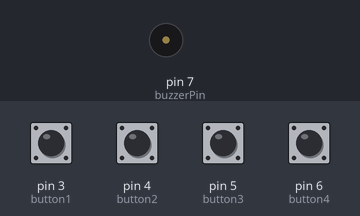
A sketch run on a simulated Arduino Uno, built with avr-gcc and run on an emulated ATmega328P. Parts: buzzer (waves = sounding). The inputs (shaded band) are chosen by the test bench; at power-on: pin 3 (button1), pin 4 (button2), pin 5 (button3), pin 6 (button4) HIGH.

Above: at 1.2 s.
1.3 s: pin 3 (button1) pulled LOW for 0.15 s
At 1.37 s:
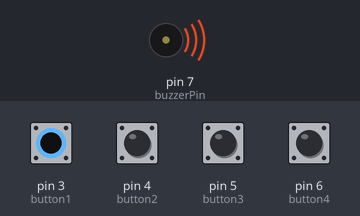
Timing chart, 0 to 4.3 s (numbered marks = the images above; inputs shaded):
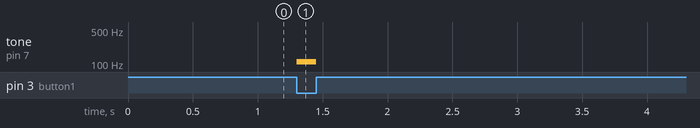

The sketch:

TinkercadProgramme6.1.ino
```cpp
#define button1 3 // Il y a 4 boutons, le premier est nommé "button1" puis connecté à la broche n°3
#define button2 4
#define button3 5
#define button4 6
int buttonNumber = 0; // Variable contenant le numéro du bouton pressé, 0 signifiant qu'aucun bouton n'est actionné
#define buzzerPin 7 // Le buzzer est connecté à la broche n°8

void setup() {
  pinMode(button1, INPUT_PULLUP); // Déclaration des broches associées aux boutons en tant qu'entré. Utilisation d'une résistance de tirage interne
  pinMode(button2, INPUT_PULLUP);
  pinMode(button3, INPUT_PULLUP);
  pinMode(button4, INPUT_PULLUP);
  pinMode(buzzerPin, OUTPUT); // La broche utilisé par le buzzer est configuré en tant que sortie
}

int button() {
  if (digitalRead(button1) == LOW) { // Si le premier bouton est à l'état bas c'est qu'il est pressé
    buttonNumber = 1; // Stocker le numéro du bouton pressé dans cette variable
  }
  else if (digitalRead(button2) == LOW) {
    buttonNumber = 2;
  }
  else if (digitalRead(button3) == LOW) {
    buttonNumber = 3;
  }
  else if (digitalRead(button4) == LOW) {
    buttonNumber = 4;
  }
  else { // Revient à dire "Si ni le bouton n°1, ni le n°2, ni le n°3, ni le n°4 n'est pressé c'est que qu'aucun bouton n'est pressé"
    buttonNumber = 0;
  }
  return (buttonNumber); // Lorsque la procédure est executé elle retournera le numéro du bouton pressé contenu dans la variable "buttonNumber"
}

void buzzer() {
  switch (buttonNumber) { // On s'intéresse à la valeur stocké dans la variable buttonNumber
    case 1: // Si elle vaut 1 c'est que le premier bouton est pressé
      tone(buzzerPin, 110); // Jouer un Là à 110Hz
      break;
    case 2:
      tone(buzzerPin, 220);
      break;
    case 3:
      tone(buzzerPin, 440);
      break;
    case 4:
      tone(buzzerPin, 880);
      break;
    default: // Si elle ne vaut ni 1, ni 2, ni 3, ni 4, c'est qu'elle vaut 0 donc aucun bouton n'est pressé
      noTone(buzzerPin); // Eteindre le buzzer
      break;
  }
}

void loop() {
  buttonNumber = button(); // Executer la fonction qui va lire l'état des boutons et l'enregistrer dans la variable buttonNumber
  buzzer(); // Executer la procédure qui va jouer un son en fonction du bouton pressé
}
```

Measured:
- after the input at 1.3 s, tone on pin 7 (buzzerPin): silent → 110 Hz at once, → silent 0.15 s later
